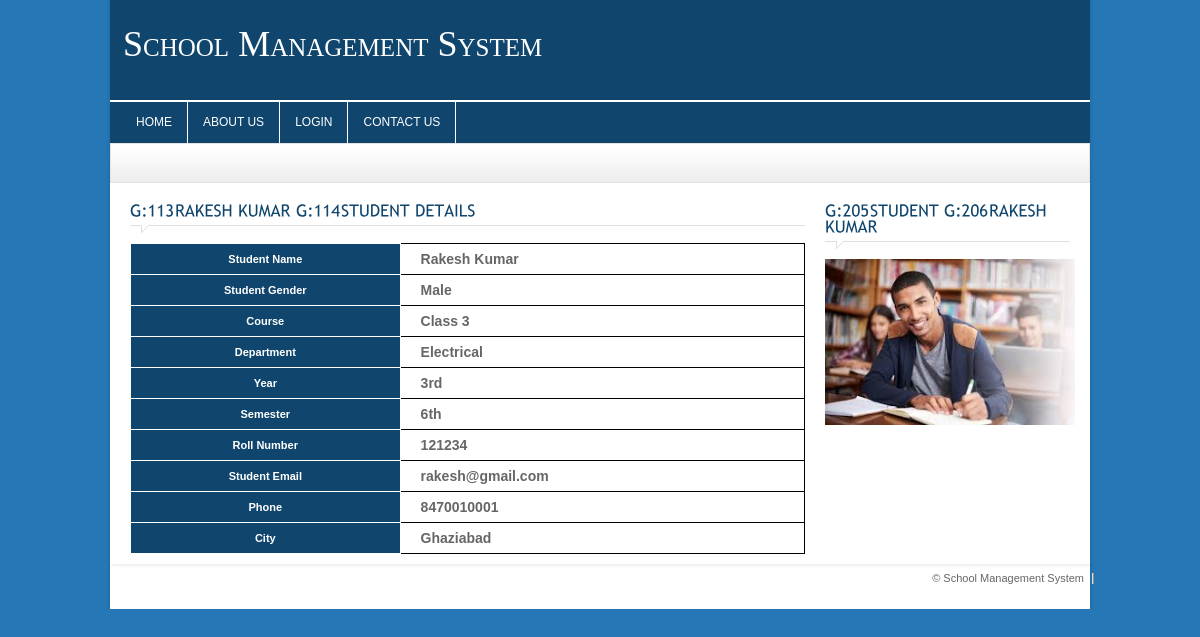
The app's page /school_management_system/student-details.php?student_id=1 with its own data.
### tables this page shows
CREATE TABLE `student` (
  `student_id` int(11) NOT NULL,
  `student_name` varchar(255) NOT NULL,
  `student_gender` varchar(255) NOT NULL,
  `student_course` varchar(255) NOT NULL,
  `student_year` varchar(255) NOT NULL,
  `student_semester` varchar(255) NOT NULL,
  `student_department` varchar(255) NOT NULL,
  `student_roll` varchar(255) NOT NULL,
  `student_email` varchar(255) NOT NULL,
  `student_father_name` varchar(255) NOT NULL,
  `student_mother_name` varchar(255) NOT NULL,
  `student_family_phone` varchar(255) NOT NULL,
  `student_phone` varchar(255) NOT NULL,
  `student_dob` varchar(255) NOT NULL,
  `student_city` varchar(255) NOT NULL,
  `student_state` varchar(255) NOT NULL,
  `student_address` varchar(255) NOT NULL,
  `student_pincode` varchar(255) NOT NULL,
  `student_image` varchar(255) NOT NULL
);

CREATE TABLE `student_gender` (
  `gender_id` int(11) NOT NULL,
  `gender_title` varchar(255) NOT NULL,
  `gender_description` varchar(255) NOT NULL
);

CREATE TABLE `course` (
  `course_id` int(11) NOT NULL,
  `course_title` varchar(255) NOT NULL,
  `course_description` varchar(255) NOT NULL,
  `course_year` varchar(255) NOT NULL,
  `course_semester` varchar(255) NOT NULL,
  `course_code` varchar(255) NOT NULL,
  `course_fees` varchar(255) NOT NULL
);

CREATE TABLE `student_department` (
  `department_id` int(11) NOT NULL,
  `department_title` varchar(255) NOT NULL,
  `department_description` varchar(255) NOT NULL
);

CREATE TABLE `student_year` (
  `year_id` int(11) NOT NULL,
  `year_title` varchar(255) NOT NULL,
  `year_description` varchar(255) NOT NULL
);

CREATE TABLE `student_semester` (
  `semester_id` int(11) NOT NULL,
  `semester_title` varchar(255) NOT NULL,
  `semester_description` varchar(255) NOT NULL
);

CREATE TABLE `city` (
  `city_id` int(10) UNSIGNED NOT NULL,
  `city_name` varchar(45) NOT NULL
);

### school_management_system/includes/functions.php (called while the page is built, shortened)
<?php
$SERVER_PATH = "http://127.0.0.1/school_management_system/";
?>

### school_management_system/student-details.php (the view, shortened to what this page needs)
<?php
	include_once("includes/header.php");
	if($_REQUEST[student_id])
	{
		$SQL="SELECT * FROM student, student_semester, student_gender, city, course, student_department, student_year WHERE student_gender = gender_id AND student_course = course_id AND student_department = department_id AND student_year = year_id AND student_semester = semester_id AND student_city = city_id AND student_id = $_REQUEST[student_id]";
		$rs=mysqli_query($con,$SQL) or die(mysqli_error($con));
		$data=mysqli_fetch_assoc($rs);
	}
?>
	<div class="crumb">
    </div>
	<div id="content_sec">
		<div class="col1">
			<div class="contact">
				<h4 class="heading colr"><?=$data[student_name]?> Student Details</h4>
				<div id="myrow">
				<table>
						<tr>
							<th>Student Name</th>
							<td><?=$data[student_name]?></td>
						</tr>
						<tr>
							<th>Student Gender</th>
							<td><?=$data[gender_title]?></td>
						</tr>
						<tr>
							<th>Course</th>
							<td><?=$data[course_title]?></td>
						</tr>
						<tr>
							<th>Department</th>
							<td><?=$data[department_title]?></td>
						</tr>
						<tr>
							<th>Year</th>
							<td><?=$data[year_title]?></td>
						</tr>
						<tr>
						<tr>
							<th>Semester</th>
							<td><?=$data[semester_title]?></td>
						</tr>
						<tr>
							<th>Roll Number</th>
							<td><?=$data[student_roll]?></td>
						</tr>
						<tr>
							<th>Student Email</th>
							<td><?=$data[student_email]?></td>
						</tr>
						<tr>
							<th>Phone</th>
							<td><?=$data[student_phone]?></td>
						</tr>
						<tr>
							<th>City</th>
							<td><?=$data[city_name]?></td>
						</tr>
					</table>
			</div>
			</div>
		</div>
		<div class="col2">
			<h4 class="heading colr">Student <?=$data['student_name']?></h4>
			<div><img src="<?=$SERVER_PATH.'uploads/'.$data[student_image]?>" style="width: 250px"></div><br>
		</div>
	</div>
<?php include_once("includes/footer.php"); ?>

### school_management_system/css/style.css (style rules this page uses)
* { padding:0px; margin:0px; }
body { background-color:#2677b5; font-family:Arial, Helvetica, sans-serif; font-size:11px; color:#666666; float:left; width:100%; }
.colr { color:#10466e !important; }
h4 { font-size:16px; font-weight:normal; }
.heading { padding:10px 0px 14px 0px !important; width:100% !important; margin-bottom:10px !important; text-transform:uppercase; background-image:url(../images/heading.gif); background-repeat:no-repeat; background-position:left bottom; }
#content_sec { width:940px; padding:10px 20px; margin-left:10px; background-color:#FFF; float:left; }
.col1 { width:675px; float:left; }
.col2 { width:245px; float:right; }
.crumb { width:958px; height:30px; padding:8px 10px 0px 10px; background-image:url(../images/crumb.gif); background-repeat:repeat-x; margin-left:10px; border:#e3e3e3 solid 1px; }
#myrow table { border-collapse: collapse; width: 100%; }
#myrow table,#myrow th,#myrow td { border: 1px solid black; }
#myrow th,#myrow td { height: 30px; }
#myrow th { background-color:#10466e; border-color:#FFFFFF; color:#FFFFFF; width:40%; }
#myrow td { padding-left:20px; font-weight:bold; font-size:14px; }

### school_management_system/css/slider.css (style rules this page uses)
* { margin: 0; padding: 0; }

### records on screen
student: student_name "Rakesh Kumar", student_gender.gender_title "Male", course.course_title "Class 3", student_department.department_title "Electrical", student_year.year_title "3rd", student_semester.semester_title "6th", student_roll "121234", student_email "rakesh@gmail.com", student_phone "8470010001", city.city_name "Ghaziabad", student_image (picture)
